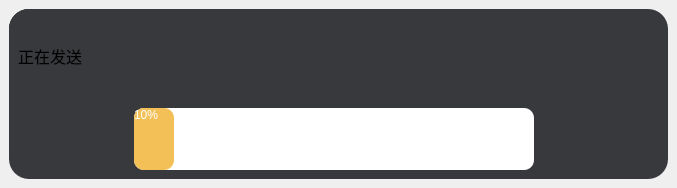
<?xml version="1.0" encoding="UTF-8"?>
<ui version="4.0">
 <class>MainWindow_file</class>
 <widget class="QMainWindow" name="MainWindow_file">
  <property name="geometry">
   <rect>
    <x>0</x>
    <y>0</y>
    <width>677</width>
    <height>188</height>
   </rect>
  </property>
  <property name="windowTitle">
   <string>MainWindow</string>
  </property>
  <widget class="QWidget" name="centralwidget">
   <layout class="QHBoxLayout" name="horizontalLayout">
    <item>
     <widget class="QWidget" name="widget" native="true">
      <property name="styleSheet">
       <string notr="true">background-color: rgb(56, 57, 60);
border-radius:20px;</string>
      </property>
      <layout class="QVBoxLayout" name="verticalLayout">
       <property name="leftMargin">
        <number>0</number>
       </property>
       <property name="topMargin">
        <number>0</number>
       </property>
       <item>
        <widget class="QFrame" name="frame">
         <property name="sizePolicy">
          <sizepolicy hsizetype="Preferred" vsizetype="Expanding">
           <horstretch>0</horstretch>
           <verstretch>3</verstretch>
          </sizepolicy>
         </property>
         <property name="styleSheet">
          <string notr="true"/>
         </property>
         <property name="frameShape">
          <enum>QFrame::StyledPanel</enum>
         </property>
         <property name="frameShadow">
          <enum>QFrame::Raised</enum>
         </property>
         <layout class="QHBoxLayout" name="horizontalLayout_3">
          <property name="spacing">
           <number>0</number>
          </property>
          <property name="leftMargin">
           <number>0</number>
          </property>
          <property name="topMargin">
           <number>0</number>
          </property>
          <property name="rightMargin">
           <number>0</number>
          </property>
          <property name="bottomMargin">
           <number>0</number>
          </property>
          <item>
           <widget class="QFrame" name="frame_3">
            <property name="frameShape">
             <enum>QFrame::StyledPanel</enum>
            </property>
            <property name="frameShadow">
             <enum>QFrame::Raised</enum>
            </property>
            <layout class="QHBoxLayout" name="horizontalLayout_4">
             <item>
              <widget class="QLabel" name="label">
               <property name="font">
                <font>
                 <family>微软雅黑</family>
                 <pointsize>12</pointsize>
                </font>
               </property>
               <property name="text">
                <string>正在发送</string>
               </property>
              </widget>
             </item>
            </layout>
           </widget>
          </item>
          <item>
           <widget class="QFrame" name="frame_2">
            <property name="styleSheet">
             <string notr="true">QPushButton{
	border:none;
}
QPushButton:hover{
	padding-bottom:5px;
}</string>
            </property>
            <property name="frameShape">
             <enum>QFrame::StyledPanel</enum>
            </property>
            <property name="frameShadow">
             <enum>QFrame::Raised</enum>
            </property>
            <layout class="QHBoxLayout" name="horizontalLayout_2">
             <item>
              <widget class="QPushButton" name="pushButton">
               <property name="text">
                <string/>
               </property>
               <property name="icon">
                <iconset resource="res.qrc">
                 <normaloff>:/icon/img/icon/minimize.png</normaloff>:/icon/img/icon/minimize.png</iconset>
               </property>
              </widget>
             </item>
             <item>
              <widget class="QPushButton" name="pushButton_2">
               <property name="text">
                <string/>
               </property>
               <property name="icon">
                <iconset resource="res.qrc">
                 <normaloff>:/icon/img/icon/exit.png</normaloff>:/icon/img/icon/exit.png</iconset>
               </property>
              </widget>
             </item>
            </layout>
           </widget>
          </item>
         </layout>
        </widget>
       </item>
       <item alignment="Qt::AlignHCenter">
        <widget class="QProgressBar" name="progressBar">
         <property name="sizePolicy">
          <sizepolicy hsizetype="Expanding" vsizetype="Expanding">
           <horstretch>0</horstretch>
           <verstretch>2</verstretch>
          </sizepolicy>
         </property>
         <property name="minimumSize">
          <size>
           <width>400</width>
           <height>40</height>
          </size>
         </property>
         <property name="maximumSize">
          <size>
           <width>400</width>
           <height>16777215</height>
          </size>
         </property>
         <property name="styleSheet">
          <string notr="true">#progressBar{
	
	background-color: rgb(255, 255, 255);
	color:white;
	border-radius:10px;
}
#progressBar:chunk{
	background-color: rgb(242,192,86);
	border-radius:10px;
}</string>
         </property>
         <property name="value">
          <number>10</number>
         </property>
        </widget>
       </item>
      </layout>
     </widget>
    </item>
   </layout>
  </widget>
 </widget>
 <resources>
  <include location="res.qrc"/>
 </resources>
 <connections>
  <connection>
   <sender>pushButton</sender>
   <signal>clicked()</signal>
   <receiver>MainWindow_file</receiver>
   <slot>showMinimized()</slot>
   <hints>
    <hint type="sourcelabel">
     <x>420</x>
     <y>48</y>
    </hint>
    <hint type="destinationlabel">
     <x>404</x>
     <y>0</y>
    </hint>
   </hints>
  </connection>
  <connection>
   <sender>pushButton_2</sender>
   <signal>clicked()</signal>
   <receiver>MainWindow_file</receiver>
   <slot>close()</slot>
   <hints>
    <hint type="sourcelabel">
     <x>556</x>
     <y>53</y>
    </hint>
    <hint type="destinationlabel">
     <x>539</x>
     <y>0</y>
    </hint>
   </hints>
  </connection>
 </connections>
</ui>
